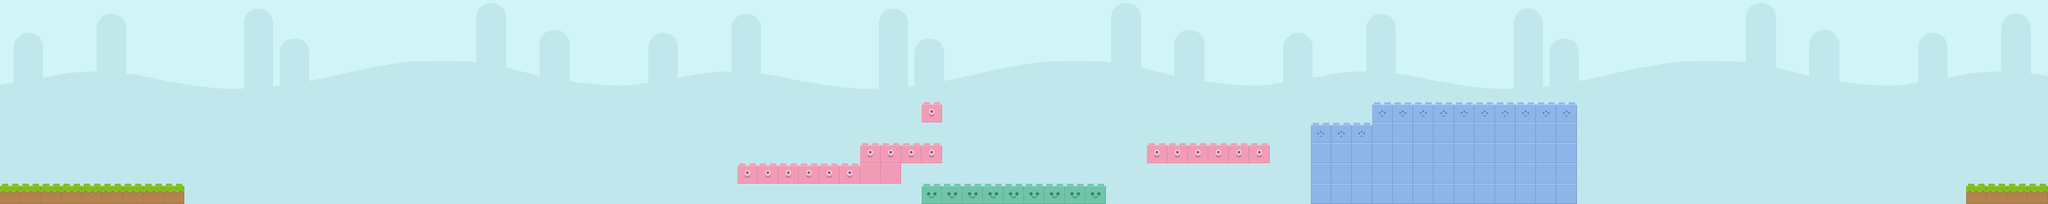

A level layout from a 2D game, rendered from its tile map. Below: a short description, then the map file with tile-grid data replaced by summaries:
An orthogonal 100x10 tile map with 32x32 px tiles, 8 tile layers (background, env, red, blue, ...), 3 tilesets and 18 objects.

<map version="1.0" orientation="orthogonal" renderorder="right-down" width="100" height="10" tilewidth="32" tileheight="32" nextobjectid="55">
 <tileset firstgid="1" name="bricks" tilewidth="32" tileheight="32">
  <tile id="0">
   <image width="32" height="32" source="bricks/brick01.png" />
  </tile>
  <tile id="1">
   <image width="32" height="32" source="bricks/brick01a.png" />
  </tile>
  <tile id="2">
   <image width="32" height="32" source="bricks/brick01b.png" />
  </tile>
  <tile id="3">
   <image width="32" height="32" source="bricks/brick01c.png" />
  </tile>
  <tile id="4">
   <image width="32" height="32" source="bricks/brick02.png" />
  </tile>
  <tile id="5">
   <image width="32" height="32" source="bricks/brick02a.png" />
  </tile>
  <tile id="6">
   <image width="32" height="32" source="bricks/brick02b.png" />
  </tile>
  <tile id="7">
   <image width="32" height="32" source="bricks/brick02c.png" />
  </tile>
  <tile id="8">
   <image width="32" height="32" source="bricks/brick03.png" />
  </tile>
  <tile id="9">
   <image width="32" height="32" source="bricks/brick03b.png" />
  </tile>
  <tile id="10">
   <image width="32" height="32" source="bricks/brick04.png" />
  </tile>
  <tile id="11">
   <image width="32" height="32" source="bricks/brick04b.png" />
  </tile>
  <tile id="12">
   <image width="32" height="32" source="bricks/brick05.png" />
  </tile>
  <tile id="13">
   <image width="32" height="32" source="bricks/brick05b.png" />
  </tile>
  <tile id="14">
   <image width="32" height="32" source="bricks/brick06.png" />
  </tile>
  <tile id="15">
   <image width="32" height="32" source="bricks/brick06b.png" />
  </tile>
  <tile id="16">
   <image width="32" height="32" source="bricks/brick07.png" />
  </tile>
  <tile id="17">
   <image width="32" height="32" source="bricks/brick07b.png" />
  </tile>
  <tile id="18">
   <image width="32" height="32" source="bricks/brick08.png" />
  </tile>
  <tile id="19">
   <image width="32" height="32" source="bricks/brick08b.png" />
  </tile>
  <tile id="20">
   <image width="32" height="32" source="bricks/brick08c.png" />
  </tile>
  <tile id="21">
   <image width="32" height="32" source="bricks/brick08d.png" />
  </tile>
  <tile id="22">
   <image width="32" height="32" source="bricks/brick09.png" />
  </tile>
  <tile id="23">
   <image width="32" height="32" source="bricks/brick09b.png" />
  </tile>
  <tile id="24">
   <image width="32" height="32" source="bricks/brick09c.png" />
  </tile>
  <tile id="25">
   <image width="32" height="32" source="bricks/brick09d.png" />
  </tile>
  <tile id="26">
   <image width="32" height="32" source="bricks/brick10.png" />
  </tile>
  <tile id="27">
   <image width="32" height="32" source="bricks/brick10b.png" />
  </tile>
  <tile id="28">
   <image width="32" height="32" source="bricks/brick10c.png" />
  </tile>
  <tile id="29">
   <image width="32" height="32" source="bricks/brick10d.png" />
  </tile>
 </tileset>
 <tileset firstgid="31" name="background" tilewidth="32" tileheight="32" spacing="1" margin="1">
  <image source="bg_grasslands.png" width="1024" height="512" />
 </tileset>
 <tileset firstgid="496" name="boosts" tilewidth="32" tileheight="32">
  <tile id="0">
   <image width="32" height="32" source="boosts/beige.png" />
  </tile>
  <tile id="1">
   <image width="32" height="32" source="boosts/blue.png" />
  </tile>
  <tile id="2">
   <image width="32" height="32" source="boosts/green.png" />
  </tile>
  <tile id="3">
   <image width="32" height="32" source="boosts/red.png" />
  </tile>
  <tile id="4">
   <image width="32" height="32" source="boosts/yellow.png" />
  </tile>
 </tileset>
 <layer name="background" width="100" height="10">
  <data>[1000 cells, 1000 non-empty, 310 distinct tile ids]</data>
 </layer>
 <layer name="env" width="100" height="10">
  <data>[1000 cells, 0 non-empty, 0 distinct tile ids]</data>
 </layer>
 <layer name="red" width="100" height="10">
  <data>[1000 cells, 19 non-empty, 2 distinct tile ids]</data>
 </layer>
 <layer name="blue" width="100" height="10">
  <data>[1000 cells, 62 non-empty, 2 distinct tile ids]</data>
 </layer>
 <layer name="green" width="100" height="10">
  <data>[1000 cells, 9 non-empty, 1 distinct tile ids]</data>
 </layer>
 <layer name="beige" width="100" height="10">
  <data>[1000 cells, 0 non-empty, 0 distinct tile ids]</data>
 </layer>
 <layer name="yellow" width="100" height="10">
  <data>[1000 cells, 0 non-empty, 0 distinct tile ids]</data>
 </layer>
 <layer name="normal" width="100" height="10">
  <data>[1000 cells, 13 non-empty, 1 distinct tile ids]</data>
 </layer>
 <objectgroup name="player" />
 <objectgroup name="red_boost">
  <object id="37" x="72" y="239">
   <ellipse />
  </object>
 </objectgroup>
 <objectgroup name="blue_boost">
  <object id="46" x="1764" y="196">
   <ellipse />
  </object>
 </objectgroup>
 <objectgroup name="yellow_boost" />
 <objectgroup name="beige_boost" />
 <objectgroup name="final_zone">
  <object id="26" x="3189" y="-9" width="7" height="344" />
 </objectgroup>
 <objectgroup name="flag">
  <object id="27" x="3180.33" y="259.667" width="32" height="32" />
 </objectgroup>
 <objectgroup name="end-moving-object-0">
  <object id="29" x="450" y="250" />
 </objectgroup>
 <objectgroup name="begin-moving-object-0">
  <object id="30" x="250" y="250" />
 </objectgroup>
 <objectgroup name="end-moving-object-1">
  <object id="32" x="630" y="210" />
 </objectgroup>
 <objectgroup name="begin-moving-object-1">
  <object id="31" x="430" y="210" />
 </objectgroup>
 <objectgroup name="end-moving-object-2">
  <object id="33" x="830" y="180" />
 </objectgroup>
 <objectgroup name="begin-moving-object-2">
  <object id="34" x="650" y="180" />
 </objectgroup>
 <objectgroup name="end-moving-object-3">
  <object id="35" x="1070" y="150" />
 </objectgroup>
 <objectgroup name="begin-moving-object-3">
  <object id="36" x="870" y="150" />
 </objectgroup>
 <objectgroup name="end-enemy-0">
  <object id="48" x="2466" y="143" />
 </objectgroup>
 <objectgroup name="begin-enemy-0">
  <object id="47" x="2100" y="143" />
 </objectgroup>
 <objectgroup name="end-moving-object-4">
  <object id="49" x="2750" y="201.485" />
 </objectgroup>
 <objectgroup name="begin-moving-object-4">
  <object id="50" x="2550" y="201.485" />
 </objectgroup>
 <objectgroup name="end-moving-object-5">
  <object id="51" x="2990" y="249.818" />
 </objectgroup>
 <objectgroup name="begin-moving-object-5">
  <object id="52" x="2700" y="249.818" />
 </objectgroup>
</map>
